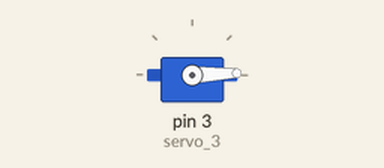
Simulated run of this sketch. Board: Arduino Uno, built with avr-gcc and run on an emulated ATmega328P. Parts: servo.

Above: at 0.05 s.
At 1.8 s:
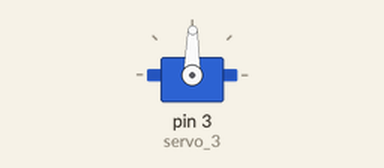
At 3.55 s:
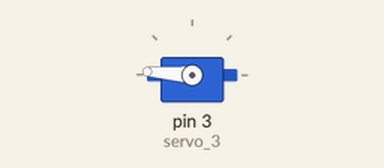
At 7.05 s:
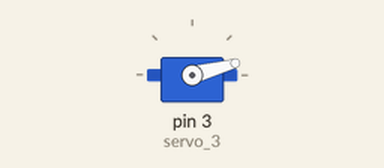
Timing chart, 0 to 9.6 s (numbered marks = the images above):
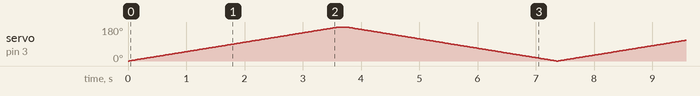

The sketch:

Servo.ino
```cpp
#include <Servo.h>

Servo servo_3;
void setup()
{
  //pinMode(A0, INPUT);
  servo_3.attach(3,1000, 2500);
}

void loop()
{

  for(int i = 0; i<=180;++i){
    servo_3.write(i);
    delay(20); // Delay a little bit to improve simulation performance
  }
  delay(100); // Delay a little bit to improve simulation performance
  for(int i = 180; i>=0;--i){
    servo_3.write(i);
    delay(20); // Delay a little bit to improve simulation performance
  }

}
```
